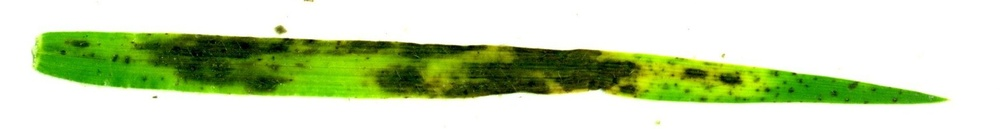
%> input picture A_11.jpg, 1000 x 129 px, shrunk from 1950 x 251 before the run
$ octave --eval "result = illuminant_correction(imread('../A_11.jpg'));"   (GNU Octave 9; MATLAB toolbox functions it lacks are replaced by stand-ins)
%> lines starting %> are read from the running program, lines starting %| are printed output that depends on the picture
function imCorrected = illuminant_correction(im)

    % im -  the RGB image
    % imshow(im)
    % [min(im(:)) max(im(:))]
    [row,col] = size(im(:,:,1));
%> row = 129; col = 1000
    im2d = reshape(im, [row*col 3]);
    im2d = im2double(im2d);


    %Grey World
    LGW = mean(im2d);
%> LGW = [0.781 0.846 0.688]
    % illuminant corrected image
    imGW = im2double(im);
    c=1; imGW(:,:,c) = imGW(:,:,c) ./ LGW(c);
%> after `imGW(:,:,c) = imGW(:,:,c) ./ LGW(c)`:
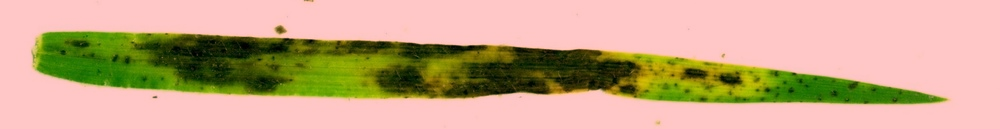
%> imGW: size 129x1000x3 double; mean R, G, B 1, 0.846, 0.688; drawn with min black and max white
    c=2; imGW(:,:,c) = imGW(:,:,c) ./ LGW(c);
%> after `imGW(:,:,c) = imGW(:,:,c) ./ LGW(c)`:
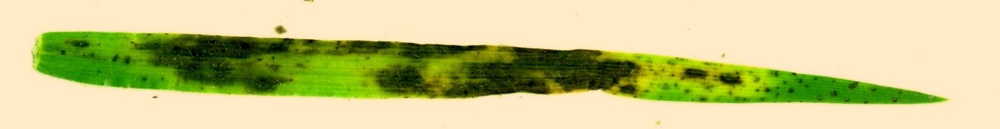
%> imGW: size 129x1000x3 double; mean R, G, B 1, 1, 0.688; drawn with min black and max white
    c=3; imGW(:,:,c) = imGW(:,:,c) ./ LGW(c);
%> after `imGW(:,:,c) = imGW(:,:,c) ./ LGW(c)`:
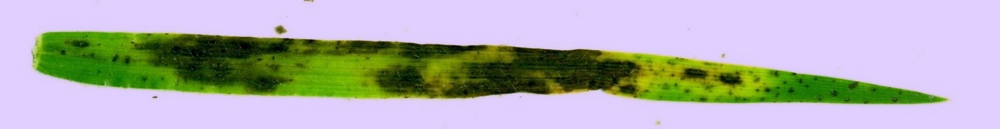
%> imGW: size 129x1000x3 double; mean R, G, B 1, 1, 1; drawn with min black and max white
    %imshow(uint8(imGW.*255))

    %MaxRGB
    LMaxRGB = max(im2d);
%> LMaxRGB = [1 1 1]
    % illuminant corrected image
    imMaxRGB = im2double(im);
    c=1; imMaxRGB(:,:,c) = imMaxRGB(:,:,c) ./ LMaxRGB(c);
    c=2; imMaxRGB(:,:,c) = imMaxRGB(:,:,c) ./ LMaxRGB(c);
    c=3; imMaxRGB(:,:,c) = imMaxRGB(:,:,c) ./ LMaxRGB(c);
    %imshow(uint8(imMaxRGB.*255))


    %Lp norm - norm 4
    % e = [mu_p(R) mu_p(G) mu_p(B)]
    % mu_p(X) = ((sum(X^p)^(1/p))  / (N^(1/p))
    pnorm = 4;
    %estimate the light based on p-norm
    c=1; LMink4(1,c) = (sum(im2d(:,c) .^ pnorm) .^ (1/pnorm)) / ((row*col) ^ (1/pnorm));
    c=2; LMink4(1,c) = (sum(im2d(:,c) .^ pnorm) .^ (1/pnorm)) / ((row*col) ^ (1/pnorm));
    c=3; LMink4(1,c) = (sum(im2d(:,c) .^ pnorm) .^ (1/pnorm)) / ((row*col) ^ (1/pnorm));
    % illuminant corrected image
    imMink4 = im2double(im);
    c=1; imMink4(:,:,c) = imMink4(:,:,c) ./ LMink4(c);
%> after `imMink4(:,:,c) = imMink4(:,:,c) ./ LMink4(c)`:
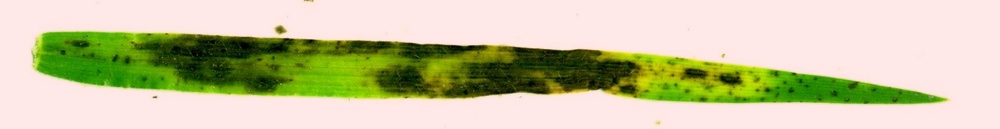
%> imMink4: size 129x1000x3 double; mean R, G, B 0.858, 0.846, 0.688; drawn with min black and max white
    c=2; imMink4(:,:,c) = imMink4(:,:,c) ./ LMink4(c);
    c=3; imMink4(:,:,c) = imMink4(:,:,c) ./ LMink4(c);
    %imshow(uint8(imMink4.*255))

    imCorrected = plotIlluminant(im, imGW,imMaxRGB, imMink4);


function I = plotIlluminant(I, imGW,imMaxRGB, imMink4)

    subplot(2,3,2), imshow(I), title('Original Image')
    subplot(2,3,4), imshow(imGW), title('Grey World')
%> after `imshow(imGW)`:
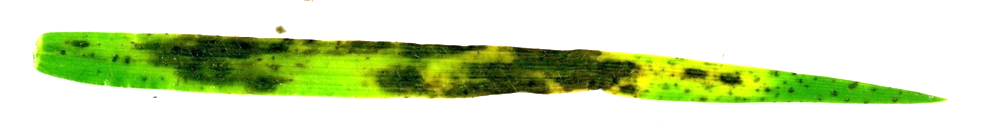
%> displayed picture: size 129x1000x3, on the screen's scale of 0 to 255; mean R, G, B 207.1, 223.3, 179
    subplot(2,3,5), imshow(imMaxRGB), title('MaxRGB')
    subplot(2,3,6), imshow(imMink4), title('Minkowski Norm')
    useImage = input('Type 1 for GW, 2 for MaxRGB or 3 for MinkowskiNorm (or 0 for orignal): \n');
%> the answer given: 1
    switch useImage
        case 1
            I = imGW;
        case 2
            I = imMaxRGB;
        case 3
            I = imMink4;
    end

$ run again, on BD_01373_4.jpg
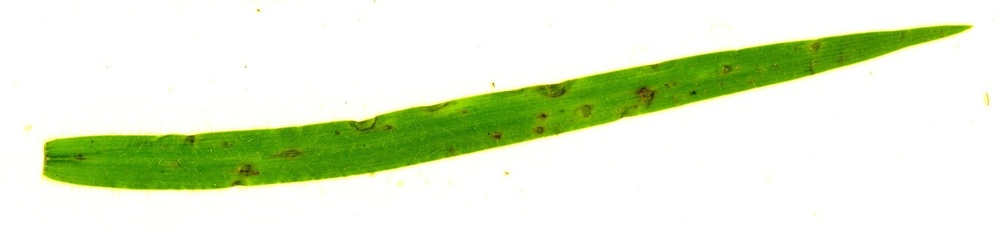
%> input picture BD_01373_4.jpg, 1000 x 233 px, shrunk from 1981 x 462 before the run
%> row = 233; col = 1000
%> LGW = [0.878 0.925 0.809]
%> in illuminant_correction, `imGW(:,:,c) = imGW(:,:,c) ./ LGW(c)`:
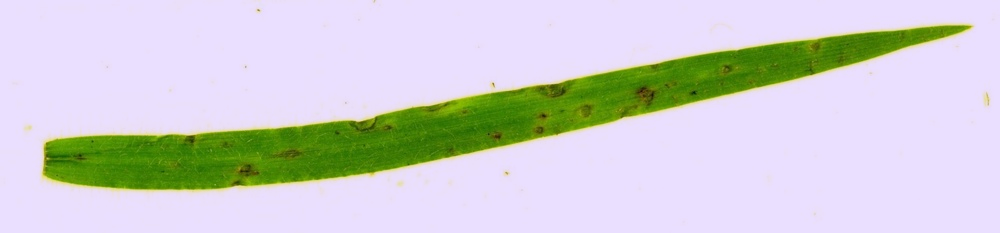
%> imGW: size 233x1000x3 double; mean R, G, B 1, 1, 1; drawn with min black and max white
%> LMaxRGB = [1 1 1]
%> in plotIlluminant, `imshow(imGW)`:
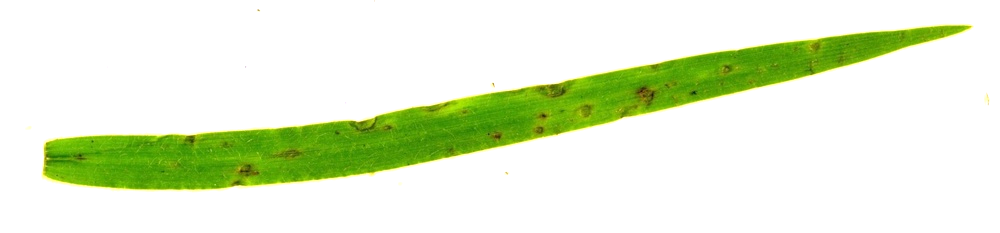
%> displayed picture: size 233x1000x3, on the screen's scale of 0 to 255; mean R, G, B 226.4, 238.2, 208.6
